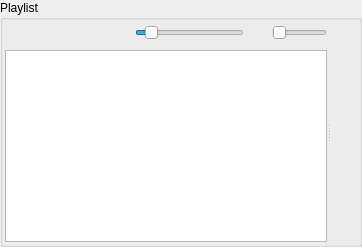
       <widget class="QGroupBox" name="playlistBox">
        <property name="sizePolicy">
         <sizepolicy hsizetype="Expanding" vsizetype="Expanding">
          <horstretch>0</horstretch>
          <verstretch>0</verstretch>
         </sizepolicy>
        </property>
        <property name="title">
         <string>Playlist</string>
        </property>
        <layout class="QVBoxLayout" name="verticalLayout_7">
         <property name="spacing">
          <number>2</number>
         </property>
         <property name="margin">
          <number>2</number>
         </property>
         <item>
          <widget class="QSplitter" name="playlistControlSplitter">
           <property name="orientation">
            <enum>Qt::Horizontal</enum>
           </property>
           <property name="opaqueResize">
            <bool>true</bool>
           </property>
           <property name="childrenCollapsible">
            <bool>true</bool>
           </property>
           <widget class="QWidget" name="layoutWidget">
            <layout class="QVBoxLayout" name="verticalLayout_6">
             <item>
              <layout class="QHBoxLayout" name="horizontalLayout_2">
               <property name="spacing">
                <number>2</number>
               </property>
               <item>
                <widget class="QPushButton" name="playBtn">
                 <property name="sizePolicy">
                  <sizepolicy hsizetype="Preferred" vsizetype="Preferred">
                   <horstretch>0</horstretch>
                   <verstretch>0</verstretch>
                  </sizepolicy>
                 </property>
                 <property name="minimumSize">
                  <size>
                   <width>0</width>
                   <height>18</height>
                  </size>
                 </property>
                 <property name="maximumSize">
                  <size>
                   <width>24</width>
                   <height>24</height>
                  </size>
                 </property>
                 <property name="toolTip">
                  <string>Play currently active song</string>
                 </property>
                 <property name="styleSheet">
                  <string notr="true">QPushButton{
	background-color: rgba(255, 255, 255, 0);
	border:0px;
}</string>
                 </property>
                 <property name="text">
                  <string/>
                 </property>
                 <property name="icon">
                  <iconset>
                   <normaloff>images/video_play_64.png</normaloff>images/video_play_64.png</iconset>
                 </property>
                 <property name="flat">
                  <bool>false</bool>
                 </property>
                </widget>
               </item>
               <item>
                <widget class="QPushButton" name="pauseBtn">
                 <property name="sizePolicy">
                  <sizepolicy hsizetype="Preferred" vsizetype="Preferred">
                   <horstretch>0</horstretch>
                   <verstretch>0</verstretch>
                  </sizepolicy>
                 </property>
                 <property name="minimumSize">
                  <size>
                   <width>0</width>
                   <height>18</height>
                  </size>
                 </property>
                 <property name="maximumSize">
                  <size>
                   <width>24</width>
                   <height>24</height>
                  </size>
                 </property>
                 <property name="toolTip">
                  <string>Pause currently active song</string>
                 </property>
                 <property name="styleSheet">
                  <string notr="true">QPushButton{
	background-color: rgba(255, 255, 255, 0);
	border:0px;
}</string>
                 </property>
                 <property name="text">
                  <string/>
                 </property>
                 <property name="icon">
                  <iconset>
                   <normaloff>images/video_pause_64.png</normaloff>images/video_pause_64.png</iconset>
                 </property>
                </widget>
               </item>
               <item>
                <widget class="QPushButton" name="stopBtn">
                 <property name="sizePolicy">
                  <sizepolicy hsizetype="Preferred" vsizetype="Preferred">
                   <horstretch>0</horstretch>
                   <verstretch>0</verstretch>
                  </sizepolicy>
                 </property>
                 <property name="minimumSize">
                  <size>
                   <width>0</width>
                   <height>18</height>
                  </size>
                 </property>
                 <property name="maximumSize">
                  <size>
                   <width>24</width>
                   <height>24</height>
                  </size>
                 </property>
                 <property name="toolTip">
                  <string>Stop currently active song</string>
                 </property>
                 <property name="styleSheet">
                  <string notr="true">QPushButton{
	background-color: rgba(255, 255, 255, 0);
	border:0px;
}</string>
                 </property>
                 <property name="text">
                  <string/>
                 </property>
                 <property name="icon">
                  <iconset>
                   <normaloff>images/video_stop_64.png</normaloff>images/video_stop_64.png</iconset>
                 </property>
                </widget>
               </item>
               <item>
                <widget class="QPushButton" name="trackPrevBtn">
                 <property name="sizePolicy">
                  <sizepolicy hsizetype="Preferred" vsizetype="Preferred">
                   <horstretch>0</horstretch>
                   <verstretch>0</verstretch>
                  </sizepolicy>
                 </property>
                 <property name="minimumSize">
                  <size>
                   <width>0</width>
                   <height>18</height>
                  </size>
                 </property>
                 <property name="maximumSize">
                  <size>
                   <width>24</width>
                   <height>24</height>
                  </size>
                 </property>
                 <property name="toolTip">
                  <string>Previous song in playlist</string>
                 </property>
                 <property name="styleSheet">
                  <string notr="true">QPushButton{
	background-color: rgba(255, 255, 255, 0);
	border:0px;
}</string>
                 </property>
                 <property name="text">
                  <string/>
                 </property>
                 <property name="icon">
                  <iconset>
                   <normaloff>images/video_previous_64.png</normaloff>images/video_previous_64.png</iconset>
                 </property>
                </widget>
               </item>
               <item>
                <widget class="QPushButton" name="trackNextBtn">
                 <property name="sizePolicy">
                  <sizepolicy hsizetype="Preferred" vsizetype="Preferred">
                   <horstretch>0</horstretch>
                   <verstretch>0</verstretch>
                  </sizepolicy>
                 </property>
                 <property name="minimumSize">
                  <size>
                   <width>0</width>
                   <height>18</height>
                  </size>
                 </property>
                 <property name="maximumSize">
                  <size>
                   <width>24</width>
                   <height>24</height>
                  </size>
                 </property>
                 <property name="toolTip">
                  <string>Next song in playlist</string>
                 </property>
                 <property name="styleSheet">
                  <string notr="true">QPushButton{
	background-color: rgba(255, 255, 255, 0);
	border:0px;
}</string>
                 </property>
                 <property name="text">
                  <string/>
                 </property>
                 <property name="icon">
                  <iconset>
                   <normaloff>images/video_next_64.png</normaloff>images/video_next_64.png</iconset>
                 </property>
                </widget>
               </item>
               <item>
                <widget class="QSlider" name="seekSlider">
                 <property name="sizePolicy">
                  <sizepolicy hsizetype="Preferred" vsizetype="Preferred">
                   <horstretch>100</horstretch>
                   <verstretch>100</verstretch>
                  </sizepolicy>
                 </property>
                 <property name="maximum">
                  <number>10000</number>
                 </property>
                 <property name="value">
                  <number>1000</number>
                 </property>
                 <property name="tracking">
                  <bool>true</bool>
                 </property>
                 <property name="orientation">
                  <enum>Qt::Horizontal</enum>
                 </property>
                 <property name="invertedControls">
                  <bool>false</bool>
                 </property>
                 <property name="tickInterval">
                  <number>0</number>
                 </property>
                </widget>
               </item>
               <item>
                <widget class="QPushButton" name="muteBtn">
                 <property name="sizePolicy">
                  <sizepolicy hsizetype="Fixed" vsizetype="Fixed">
                   <horstretch>0</horstretch>
                   <verstretch>0</verstretch>
                  </sizepolicy>
                 </property>
                 <property name="minimumSize">
                  <size>
                   <width>0</width>
                   <height>20</height>
                  </size>
                 </property>
                 <property name="maximumSize">
                  <size>
                   <width>24</width>
                   <height>24</height>
                  </size>
                 </property>
                 <property name="text">
                  <string/>
                 </property>
                 <property name="icon">
                  <iconset>
                   <normaloff>images/sound_64.png</normaloff>
                   <normalon>images/volume_down_64.png</normalon>images/sound_64.png</iconset>
                 </property>
                 <property name="checkable">
                  <bool>true</bool>
                 </property>
                 <property name="default">
                  <bool>false</bool>
                 </property>
                 <property name="flat">
                  <bool>true</bool>
                 </property>
                </widget>
               </item>
               <item>
                <widget class="QSlider" name="volumeSlider">
                 <property name="sizePolicy">
                  <sizepolicy hsizetype="Preferred" vsizetype="Preferred">
                   <horstretch>50</horstretch>
                   <verstretch>50</verstretch>
                  </sizepolicy>
                 </property>
                 <property name="maximumSize">
                  <size>
                   <width>120</width>
                   <height>16777215</height>
                  </size>
                 </property>
                 <property name="maximum">
                  <number>50</number>
                 </property>
                 <property name="orientation">
                  <enum>Qt::Horizontal</enum>
                 </property>
                </widget>
               </item>
              </layout>
             </item>
             <item>
              <widget class="QTableView" name="playlistTableView">
               <property name="verticalScrollBarPolicy">
                <enum>Qt::ScrollBarAsNeeded</enum>
               </property>
               <property name="horizontalScrollBarPolicy">
                <enum>Qt::ScrollBarAsNeeded</enum>
               </property>
               <property name="dragEnabled">
                <bool>true</bool>
               </property>
               <property name="dragDropOverwriteMode">
                <bool>false</bool>
               </property>
               <property name="dragDropMode">
                <enum>QAbstractItemView::DragDrop</enum>
               </property>
               <property name="defaultDropAction">
                <enum>Qt::MoveAction</enum>
               </property>
               <property name="alternatingRowColors">
                <bool>true</bool>
               </property>
               <property name="selectionBehavior">
                <enum>QAbstractItemView::SelectRows</enum>
               </property>
               <property name="showGrid">
                <bool>false</bool>
               </property>
               <property name="gridStyle">
                <enum>Qt::NoPen</enum>
               </property>
               <property name="cornerButtonEnabled">
                <bool>false</bool>
               </property>
               <attribute name="verticalHeaderVisible">
                <bool>false</bool>
               </attribute>
               <attribute name="verticalHeaderDefaultSectionSize">
                <number>15</number>
               </attribute>
              </widget>
             </item>
            </layout>
           </widget>
           <widget class="QWidget" name="layoutWidget">
            <layout class="QVBoxLayout" name="verticalLayout_3">
             <property name="spacing">
              <number>0</number>
             </property>
             <property name="sizeConstraint">
              <enum>QLayout::SetMinAndMaxSize</enum>
             </property>
             <property name="margin">
              <number>1</number>
             </property>
             <item>
              <widget class="QPushButton" name="playlistClearBtn">
               <property name="sizePolicy">
                <sizepolicy hsizetype="Fixed" vsizetype="Fixed">
                 <horstretch>0</horstretch>
                 <verstretch>0</verstretch>
                </sizepolicy>
               </property>
               <property name="minimumSize">
                <size>
                 <width>0</width>
                 <height>18</height>
                </size>
               </property>
               <property name="maximumSize">
                <size>
                 <width>24</width>
                 <height>24</height>
                </size>
               </property>
               <property name="toolTip">
                <string>Clear Playlist</string>
               </property>
               <property name="styleSheet">
                <string notr="true">QPushButton{
	background-color: rgba(255, 255, 255, 0);
	border:0px;
}</string>
               </property>
               <property name="text">
                <string/>
               </property>
               <property name="icon">
                <iconset>
                 <normaloff>images/delete_64.png</normaloff>images/delete_64.png</iconset>
               </property>
              </widget>
             </item>
             <item>
              <widget class="QPushButton" name="playlistShuffleBtn">
               <property name="sizePolicy">
                <sizepolicy hsizetype="Fixed" vsizetype="Fixed">
                 <horstretch>0</horstretch>
                 <verstretch>0</verstretch>
                </sizepolicy>
               </property>
               <property name="minimumSize">
                <size>
                 <width>0</width>
                 <height>18</height>
                </size>
               </property>
               <property name="maximumSize">
                <size>
                 <width>24</width>
                 <height>24</height>
                </size>
               </property>
               <property name="toolTip">
                <string>Shuffle playlist</string>
               </property>
               <property name="styleSheet">
                <string notr="true">QPushButton{
	background-color: rgba(255, 255, 255, 0);
	border:0px;
}</string>
               </property>
               <property name="text">
                <string/>
               </property>
               <property name="icon">
                <iconset>
                 <normaloff>images/shuffle-icon.png</normaloff>images/shuffle-icon.png</iconset>
               </property>
              </widget>
             </item>
             <item>
              <widget class="QPushButton" name="playlistAddBtn">
               <property name="sizePolicy">
                <sizepolicy hsizetype="Fixed" vsizetype="Fixed">
                 <horstretch>0</horstretch>
                 <verstretch>0</verstretch>
                </sizepolicy>
               </property>
               <property name="minimumSize">
                <size>
                 <width>0</width>
                 <height>18</height>
                </size>
               </property>
               <property name="maximumSize">
                <size>
                 <width>24</width>
                 <height>24</height>
                </size>
               </property>
               <property name="toolTip">
                <string>Add song(s)</string>
               </property>
               <property name="styleSheet">
                <string notr="true">QPushButton{
	background-color: rgba(255, 255, 255, 0);
	border:0px;
}</string>
               </property>
               <property name="text">
                <string/>
               </property>
               <property name="icon">
                <iconset>
                 <normaloff>images/plus_64.png</normaloff>images/plus_64.png</iconset>
               </property>
              </widget>
             </item>
             <item>
              <widget class="QPushButton" name="playlistRemoveBtn">
               <property name="sizePolicy">
                <sizepolicy hsizetype="Fixed" vsizetype="Fixed">
                 <horstretch>0</horstretch>
                 <verstretch>0</verstretch>
                </sizepolicy>
               </property>
               <property name="minimumSize">
                <size>
                 <width>0</width>
                 <height>18</height>
                </size>
               </property>
               <property name="maximumSize">
                <size>
                 <width>24</width>
                 <height>24</height>
                </size>
               </property>
               <property name="toolTip">
                <string>Remove song(s)</string>
               </property>
               <property name="styleSheet">
                <string notr="true">QPushButton{
	background-color: rgba(255, 255, 255, 0);
	border:0px;
}</string>
               </property>
               <property name="text">
                <string/>
               </property>
               <property name="icon">
                <iconset>
                 <normaloff>images/minus_64.png</normaloff>images/minus_64.png</iconset>
               </property>
              </widget>
             </item>
             <item>
              <widget class="QPushButton" name="playlistSaveBtn">
               <property name="sizePolicy">
                <sizepolicy hsizetype="Fixed" vsizetype="Fixed">
                 <horstretch>0</horstretch>
                 <verstretch>0</verstretch>
                </sizepolicy>
               </property>
               <property name="minimumSize">
                <size>
                 <width>0</width>
                 <height>18</height>
                </size>
               </property>
               <property name="maximumSize">
                <size>
                 <width>24</width>
                 <height>24</height>
                </size>
               </property>
               <property name="toolTip">
                <string>Save playlist</string>
               </property>
               <property name="styleSheet">
                <string notr="true">QPushButton{
	background-color: rgba(255, 255, 255, 0);
	border:0px;
}</string>
               </property>
               <property name="text">
                <string/>
               </property>
               <property name="icon">
                <iconset>
                 <normaloff>images/book_bookmark_64.png</normaloff>images/book_bookmark_64.png</iconset>
               </property>
              </widget>
             </item>
             <item>
              <widget class="QPushButton" name="playlistDownloadBtn">
               <property name="sizePolicy">
                <sizepolicy hsizetype="Fixed" vsizetype="Fixed">
                 <horstretch>0</horstretch>
                 <verstretch>0</verstretch>
                </sizepolicy>
               </property>
               <property name="minimumSize">
                <size>
                 <width>0</width>
                 <height>18</height>
                </size>
               </property>
               <property name="maximumSize">
                <size>
                 <width>24</width>
                 <height>24</height>
                </size>
               </property>
               <property name="toolTip">
                <string>Download playlist</string>
               </property>
               <property name="styleSheet">
                <string notr="true">QPushButton{
	background-color: rgba(255, 255, 255, 0);
	border:0px;
}</string>
               </property>
               <property name="text">
                <string/>
               </property>
               <property name="icon">
                <iconset>
                 <normaloff>images/arrow_down_64.png</normaloff>images/arrow_down_64.png</iconset>
               </property>
              </widget>
             </item>
             <item>
              <spacer name="verticalSpacer_2">
               <property name="orientation">
                <enum>Qt::Vertical</enum>
               </property>
               <property name="sizeType">
                <enum>QSizePolicy::Expanding</enum>
               </property>
               <property name="sizeHint" stdset="0">
                <size>
                 <width>0</width>
                 <height>0</height>
                </size>
               </property>
              </spacer>
             </item>
            </layout>
           </widget>
          </widget>
         </item>
        </layout>
       </widget>
